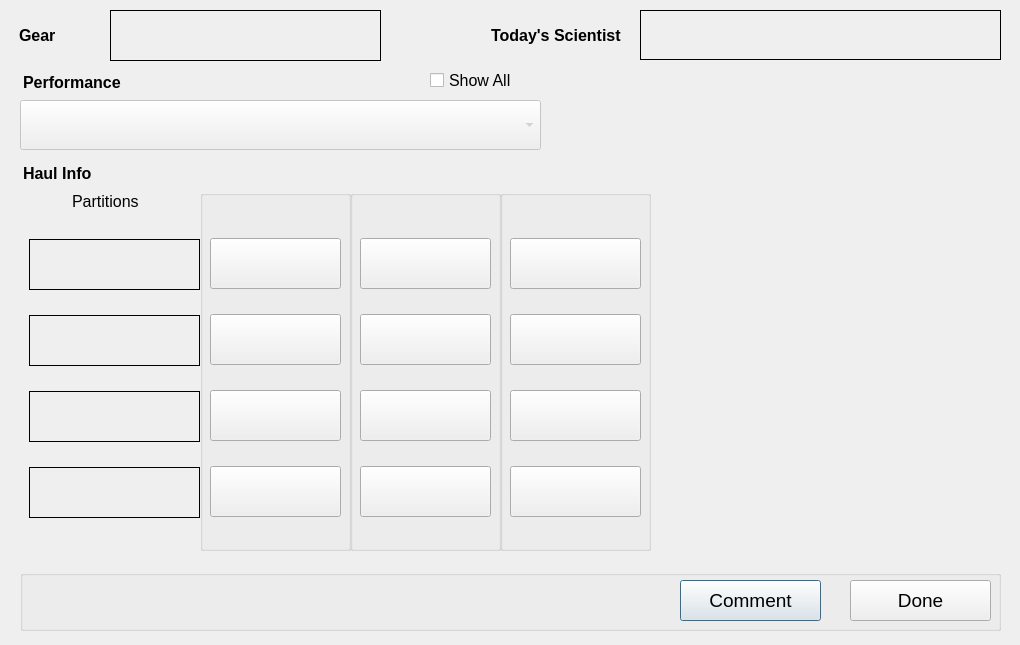
<?xml version="1.0" encoding="UTF-8"?>
<ui version="4.0">
 <class>clamsHaul</class>
 <widget class="QDialog" name="clamsHaul">
  <property name="enabled">
   <bool>true</bool>
  </property>
  <property name="geometry">
   <rect>
    <x>0</x>
    <y>0</y>
    <width>1020</width>
    <height>645</height>
   </rect>
  </property>
  <property name="sizePolicy">
   <sizepolicy hsizetype="Fixed" vsizetype="Fixed">
    <horstretch>0</horstretch>
    <verstretch>0</verstretch>
   </sizepolicy>
  </property>
  <property name="font">
   <font>
    <pointsize>18</pointsize>
   </font>
  </property>
  <property name="windowTitle">
   <string>CLAMS Haul</string>
  </property>
  <widget class="QLabel" name="label_2">
   <property name="geometry">
    <rect>
     <x>19</x>
     <y>23</y>
     <width>91</width>
     <height>24</height>
    </rect>
   </property>
   <property name="font">
    <font>
     <pointsize>12</pointsize>
     <weight>75</weight>
     <bold>true</bold>
    </font>
   </property>
   <property name="text">
    <string>Gear</string>
   </property>
  </widget>
  <widget class="QLabel" name="sciLabel">
   <property name="geometry">
    <rect>
     <x>640</x>
     <y>10</y>
     <width>361</width>
     <height>50</height>
    </rect>
   </property>
   <property name="font">
    <font>
     <pointsize>20</pointsize>
     <weight>75</weight>
     <bold>true</bold>
    </font>
   </property>
   <property name="autoFillBackground">
    <bool>true</bool>
   </property>
   <property name="frameShape">
    <enum>QFrame::Panel</enum>
   </property>
   <property name="frameShadow">
    <enum>QFrame::Plain</enum>
   </property>
   <property name="lineWidth">
    <number>1</number>
   </property>
   <property name="text">
    <string/>
   </property>
  </widget>
  <widget class="QLabel" name="label_14">
   <property name="geometry">
    <rect>
     <x>491</x>
     <y>23</y>
     <width>151</width>
     <height>24</height>
    </rect>
   </property>
   <property name="font">
    <font>
     <pointsize>12</pointsize>
     <weight>75</weight>
     <bold>true</bold>
    </font>
   </property>
   <property name="text">
    <string>Today's Scientist</string>
   </property>
  </widget>
  <widget class="QLabel" name="haulInfoLabelTop">
   <property name="geometry">
    <rect>
     <x>23</x>
     <y>161</y>
     <width>121</width>
     <height>24</height>
    </rect>
   </property>
   <property name="font">
    <font>
     <pointsize>12</pointsize>
     <weight>75</weight>
     <bold>true</bold>
    </font>
   </property>
   <property name="text">
    <string>Haul Info</string>
   </property>
  </widget>
  <widget class="QGroupBox" name="groupBox_2">
   <property name="geometry">
    <rect>
     <x>20</x>
     <y>570</y>
     <width>981</width>
     <height>61</height>
    </rect>
   </property>
   <property name="title">
    <string/>
   </property>
   <widget class="QPushButton" name="commentBtn">
    <property name="geometry">
     <rect>
      <x>660</x>
      <y>10</y>
      <width>141</width>
      <height>41</height>
     </rect>
    </property>
    <property name="font">
     <font>
      <pointsize>14</pointsize>
     </font>
    </property>
    <property name="text">
     <string>Comment</string>
    </property>
   </widget>
   <widget class="QPushButton" name="doneBtn">
    <property name="geometry">
     <rect>
      <x>830</x>
      <y>10</y>
      <width>141</width>
      <height>41</height>
     </rect>
    </property>
    <property name="font">
     <font>
      <pointsize>14</pointsize>
     </font>
    </property>
    <property name="text">
     <string>Done</string>
    </property>
   </widget>
  </widget>
  <widget class="QLabel" name="accessLabel3">
   <property name="geometry">
    <rect>
     <x>30</x>
     <y>269</y>
     <width>111</width>
     <height>24</height>
    </rect>
   </property>
   <property name="font">
    <font>
     <pointsize>14</pointsize>
     <weight>50</weight>
     <bold>false</bold>
    </font>
   </property>
   <property name="text">
    <string/>
   </property>
  </widget>
  <widget class="QLabel" name="gearLabel">
   <property name="geometry">
    <rect>
     <x>110</x>
     <y>10</y>
     <width>271</width>
     <height>51</height>
    </rect>
   </property>
   <property name="font">
    <font>
     <pointsize>20</pointsize>
     <weight>75</weight>
     <bold>true</bold>
    </font>
   </property>
   <property name="frameShape">
    <enum>QFrame::Box</enum>
   </property>
   <property name="text">
    <string/>
   </property>
  </widget>
  <widget class="QLabel" name="picLabel">
   <property name="geometry">
    <rect>
     <x>690</x>
     <y>180</y>
     <width>301</width>
     <height>181</height>
    </rect>
   </property>
   <property name="frameShape">
    <enum>QFrame::NoFrame</enum>
   </property>
   <property name="frameShadow">
    <enum>QFrame::Plain</enum>
   </property>
   <property name="text">
    <string/>
   </property>
  </widget>
  <widget class="QLabel" name="label_6">
   <property name="geometry">
    <rect>
     <x>23</x>
     <y>70</y>
     <width>111</width>
     <height>24</height>
    </rect>
   </property>
   <property name="font">
    <font>
     <pointsize>12</pointsize>
     <weight>75</weight>
     <bold>true</bold>
    </font>
   </property>
   <property name="text">
    <string>Performance</string>
   </property>
  </widget>
  <widget class="QComboBox" name="perfBox">
   <property name="enabled">
    <bool>false</bool>
   </property>
   <property name="geometry">
    <rect>
     <x>20</x>
     <y>100</y>
     <width>521</width>
     <height>50</height>
    </rect>
   </property>
   <property name="font">
    <font>
     <pointsize>18</pointsize>
    </font>
   </property>
  </widget>
  <widget class="QGroupBox" name="groupBox1">
   <property name="geometry">
    <rect>
     <x>200</x>
     <y>190</y>
     <width>151</width>
     <height>361</height>
    </rect>
   </property>
   <property name="font">
    <font>
     <pointsize>12</pointsize>
    </font>
   </property>
   <property name="title">
    <string/>
   </property>
   <widget class="QWidget" name="verticalLayoutWidget">
    <property name="geometry">
     <rect>
      <x>10</x>
      <y>29</y>
      <width>131</width>
      <height>321</height>
     </rect>
    </property>
    <layout class="QVBoxLayout" name="verticalLayout">
     <item>
      <widget class="QPushButton" name="haulInfoBtn1_1">
       <property name="minimumSize">
        <size>
         <width>0</width>
         <height>51</height>
        </size>
       </property>
       <property name="font">
        <font>
         <pointsize>14</pointsize>
        </font>
       </property>
       <property name="text">
        <string/>
       </property>
      </widget>
     </item>
     <item>
      <widget class="QPushButton" name="haulInfoBtn1_2">
       <property name="minimumSize">
        <size>
         <width>0</width>
         <height>51</height>
        </size>
       </property>
       <property name="font">
        <font>
         <pointsize>14</pointsize>
        </font>
       </property>
       <property name="text">
        <string/>
       </property>
      </widget>
     </item>
     <item>
      <widget class="QPushButton" name="haulInfoBtn1_3">
       <property name="minimumSize">
        <size>
         <width>0</width>
         <height>51</height>
        </size>
       </property>
       <property name="font">
        <font>
         <pointsize>14</pointsize>
        </font>
       </property>
       <property name="text">
        <string/>
       </property>
      </widget>
     </item>
     <item>
      <widget class="QPushButton" name="haulInfoBtn1_4">
       <property name="minimumSize">
        <size>
         <width>0</width>
         <height>51</height>
        </size>
       </property>
       <property name="font">
        <font>
         <pointsize>14</pointsize>
        </font>
       </property>
       <property name="text">
        <string/>
       </property>
      </widget>
     </item>
    </layout>
   </widget>
  </widget>
  <widget class="QGroupBox" name="groupBox2">
   <property name="geometry">
    <rect>
     <x>350</x>
     <y>190</y>
     <width>151</width>
     <height>361</height>
    </rect>
   </property>
   <property name="font">
    <font>
     <pointsize>12</pointsize>
    </font>
   </property>
   <property name="title">
    <string/>
   </property>
   <widget class="QWidget" name="verticalLayoutWidget_2">
    <property name="geometry">
     <rect>
      <x>10</x>
      <y>29</y>
      <width>131</width>
      <height>321</height>
     </rect>
    </property>
    <layout class="QVBoxLayout" name="verticalLayout_2">
     <item>
      <widget class="QPushButton" name="haulInfoBtn2_1">
       <property name="minimumSize">
        <size>
         <width>0</width>
         <height>51</height>
        </size>
       </property>
       <property name="font">
        <font>
         <pointsize>14</pointsize>
        </font>
       </property>
       <property name="text">
        <string/>
       </property>
      </widget>
     </item>
     <item>
      <widget class="QPushButton" name="haulInfoBtn2_2">
       <property name="minimumSize">
        <size>
         <width>0</width>
         <height>51</height>
        </size>
       </property>
       <property name="font">
        <font>
         <pointsize>14</pointsize>
        </font>
       </property>
       <property name="text">
        <string/>
       </property>
      </widget>
     </item>
     <item>
      <widget class="QPushButton" name="haulInfoBtn2_3">
       <property name="minimumSize">
        <size>
         <width>0</width>
         <height>51</height>
        </size>
       </property>
       <property name="font">
        <font>
         <pointsize>14</pointsize>
        </font>
       </property>
       <property name="text">
        <string/>
       </property>
      </widget>
     </item>
     <item>
      <widget class="QPushButton" name="haulInfoBtn2_4">
       <property name="minimumSize">
        <size>
         <width>0</width>
         <height>51</height>
        </size>
       </property>
       <property name="font">
        <font>
         <pointsize>14</pointsize>
        </font>
       </property>
       <property name="text">
        <string/>
       </property>
      </widget>
     </item>
    </layout>
   </widget>
  </widget>
  <widget class="QGroupBox" name="groupBox3">
   <property name="geometry">
    <rect>
     <x>500</x>
     <y>190</y>
     <width>151</width>
     <height>361</height>
    </rect>
   </property>
   <property name="font">
    <font>
     <pointsize>12</pointsize>
    </font>
   </property>
   <property name="title">
    <string/>
   </property>
   <widget class="QWidget" name="verticalLayoutWidget_4">
    <property name="geometry">
     <rect>
      <x>10</x>
      <y>29</y>
      <width>131</width>
      <height>321</height>
     </rect>
    </property>
    <layout class="QVBoxLayout" name="verticalLayout_4">
     <item>
      <widget class="QPushButton" name="haulInfoBtn3_1">
       <property name="minimumSize">
        <size>
         <width>0</width>
         <height>51</height>
        </size>
       </property>
       <property name="font">
        <font>
         <pointsize>14</pointsize>
        </font>
       </property>
       <property name="text">
        <string/>
       </property>
      </widget>
     </item>
     <item>
      <widget class="QPushButton" name="haulInfoBtn3_2">
       <property name="minimumSize">
        <size>
         <width>0</width>
         <height>51</height>
        </size>
       </property>
       <property name="font">
        <font>
         <pointsize>14</pointsize>
        </font>
       </property>
       <property name="text">
        <string/>
       </property>
      </widget>
     </item>
     <item>
      <widget class="QPushButton" name="haulInfoBtn3_3">
       <property name="minimumSize">
        <size>
         <width>0</width>
         <height>51</height>
        </size>
       </property>
       <property name="font">
        <font>
         <pointsize>14</pointsize>
        </font>
       </property>
       <property name="text">
        <string/>
       </property>
      </widget>
     </item>
     <item>
      <widget class="QPushButton" name="haulInfoBtn3_4">
       <property name="minimumSize">
        <size>
         <width>0</width>
         <height>51</height>
        </size>
       </property>
       <property name="font">
        <font>
         <pointsize>14</pointsize>
        </font>
       </property>
       <property name="text">
        <string/>
       </property>
      </widget>
     </item>
    </layout>
   </widget>
  </widget>
  <widget class="QWidget" name="verticalLayoutWidget_5">
   <property name="geometry">
    <rect>
     <x>29</x>
     <y>220</y>
     <width>171</width>
     <height>321</height>
    </rect>
   </property>
   <layout class="QVBoxLayout" name="verticalLayout_5">
    <item>
     <widget class="QLabel" name="partitionLabel1">
      <property name="sizePolicy">
       <sizepolicy hsizetype="Preferred" vsizetype="Maximum">
        <horstretch>0</horstretch>
        <verstretch>0</verstretch>
       </sizepolicy>
      </property>
      <property name="minimumSize">
       <size>
        <width>0</width>
        <height>51</height>
       </size>
      </property>
      <property name="frameShape">
       <enum>QFrame::Box</enum>
      </property>
      <property name="text">
       <string/>
      </property>
     </widget>
    </item>
    <item>
     <widget class="QLabel" name="partitionLabel2">
      <property name="sizePolicy">
       <sizepolicy hsizetype="Preferred" vsizetype="Maximum">
        <horstretch>0</horstretch>
        <verstretch>0</verstretch>
       </sizepolicy>
      </property>
      <property name="minimumSize">
       <size>
        <width>0</width>
        <height>51</height>
       </size>
      </property>
      <property name="frameShape">
       <enum>QFrame::Box</enum>
      </property>
      <property name="text">
       <string/>
      </property>
     </widget>
    </item>
    <item>
     <widget class="QLabel" name="partitionLabel3">
      <property name="sizePolicy">
       <sizepolicy hsizetype="Preferred" vsizetype="Maximum">
        <horstretch>0</horstretch>
        <verstretch>0</verstretch>
       </sizepolicy>
      </property>
      <property name="minimumSize">
       <size>
        <width>0</width>
        <height>51</height>
       </size>
      </property>
      <property name="frameShape">
       <enum>QFrame::Box</enum>
      </property>
      <property name="text">
       <string/>
      </property>
     </widget>
    </item>
    <item>
     <widget class="QLabel" name="partitionLabel4">
      <property name="sizePolicy">
       <sizepolicy hsizetype="Preferred" vsizetype="Maximum">
        <horstretch>0</horstretch>
        <verstretch>0</verstretch>
       </sizepolicy>
      </property>
      <property name="minimumSize">
       <size>
        <width>0</width>
        <height>51</height>
       </size>
      </property>
      <property name="frameShape">
       <enum>QFrame::Box</enum>
      </property>
      <property name="text">
       <string/>
      </property>
     </widget>
    </item>
   </layout>
  </widget>
  <widget class="QLabel" name="label_7">
   <property name="geometry">
    <rect>
     <x>72</x>
     <y>191</y>
     <width>91</width>
     <height>21</height>
    </rect>
   </property>
   <property name="font">
    <font>
     <pointsize>12</pointsize>
    </font>
   </property>
   <property name="text">
    <string>Partitions</string>
   </property>
  </widget>
  <widget class="QCheckBox" name="perfCheckBox">
   <property name="geometry">
    <rect>
     <x>430</x>
     <y>70</y>
     <width>111</width>
     <height>21</height>
    </rect>
   </property>
   <property name="font">
    <font>
     <pointsize>12</pointsize>
    </font>
   </property>
   <property name="text">
    <string>Show All</string>
   </property>
  </widget>
 </widget>
 <resources/>
 <connections/>
</ui>
